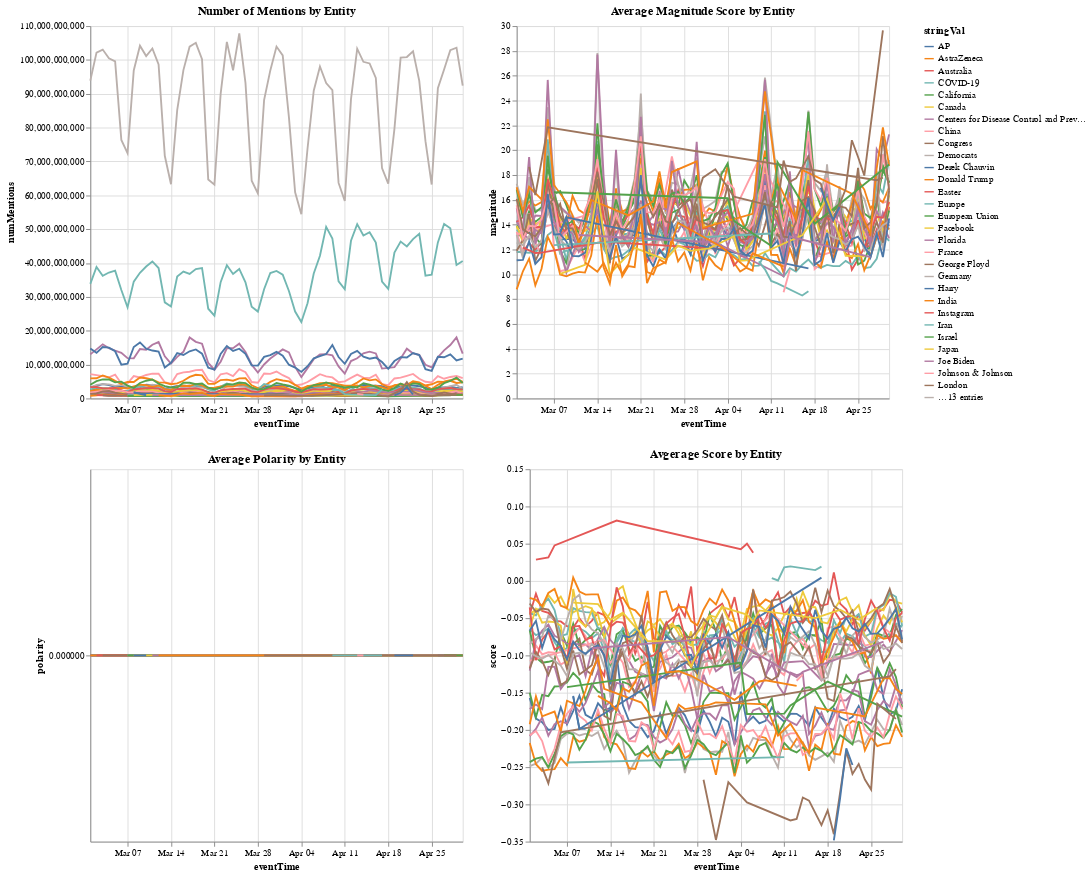

Here is the notebook cell this chart was saved with:
### Code cell
alt.data_transformers.disable_max_rows()

avg_magnitude = alt.Chart(ts_data_top50).mark_line().encode(
    x={"field": "eventTime", 'type': 'temporal'},
    y={'field': 'magnitude', 'type': 'quantitative'},
    tooltip=['eventTime','magnitude', 'stringVal'],
    color='stringVal:N',
).properties(
        title=f"Average Magnitude Score by Entity",
        height=HEIGHT,
        width=WIDTH
    )

num_mentions = alt.Chart(ts_data_top50).mark_line().encode(
    x={"field": "eventTime", 'type': 'temporal'},
    y={'field': 'numMentions', 'type': 'quantitative'},
    tooltip=['eventTime','numMentions', 'stringVal'],
    color='stringVal:N',
).properties(
        title=f"Number of Mentions by Entity",
        height=HEIGHT,
        width=WIDTH
    )

avg_polarity = alt.Chart(ts_data_top50).mark_line().encode(
    x={"field": "eventTime", 'type': 'temporal'},
    y={'field': 'polarity', 'type': 'quantitative'},
    tooltip=['eventTime','polarity', 'stringVal'],
    color='stringVal:N',
).properties(
        title=f"Average Polarity by Entity",
        height=HEIGHT,
        width=WIDTH
    )

avg_score = alt.Chart(ts_data_top50).mark_line().encode(
    x={"field": "eventTime", 'type': 'temporal'},
    y={'field': 'score', 'type': 'quantitative'},
    tooltip=['eventTime','score', 'stringVal'],
    color='stringVal:N',
).properties(
        title=f"Avgerage Score by Entity",
        height=HEIGHT,
        width=WIDTH
    )

alt.vconcat(
    alt.hconcat(num_mentions, avg_magnitude),
    alt.hconcat(avg_polarity, avg_score),
)

### Figure 1 — Vega-Lite specification as saved in the notebook (floating-point values rounded to 4 significant figures; data arrays with more than 128 entries replaced by an {"elided": "..."} marker saying what was removed)
{"config": {"view": {"continuousWidth": 400, "continuousHeight": 300}}, "vconcat": [{"hconcat": [{"mark": "line", "encoding": {"color": {"field": "stringVal", "type": "nominal"}, "tooltip": [{"field": "eventTime", "type": "temporal"}, {"field": "numMentions", "type": "quantitative"}, {"field": "stringVal", "type": "nominal"}], "x": {"field": "eventTime", "type": "temporal"}, "y": {"field": "numMentions", "type": "quantitative"}}, "height": 400, "title": "Number of Mentions by Entity", "width": 400}, {"mark": "line", "encoding": {"color": {"field": "stringVal", "type": "nominal"}, "tooltip": [{"field": "eventTime", "type": "temporal"}, {"field": "magnitude", "type": "quantitative"}, {"field": "stringVal", "type": "nominal"}], "x": {"field": "eventTime", "type": "temporal"}, "y": {"field": "magnitude", "type": "quantitative"}}, "height": 400, "title": "Average Magnitude Score by Entity", "width": 400}]}, {"hconcat": [{"mark": "line", "encoding": {"color": {"field": "stringVal", "type": "nominal"}, "tooltip": [{"field": "eventTime", "type": "temporal"}, {"field": "polarity", "type": "quantitative"}, {"field": "stringVal", "type": "nominal"}], "x": {"field": "eventTime", "type": "temporal"}, "y": {"field": "polarity", "type": "quantitative"}}, "height": 400, "title": "Average Polarity by Entity", "width": 400}, {"mark": "line", "encoding": {"color": {"field": "stringVal", "type": "nominal"}, "tooltip": [{"field": "eventTime", "type": "temporal"}, {"field": "score", "type": "quantitative"}, {"field": "stringVal", "type": "nominal"}], "x": {"field": "eventTime", "type": "temporal"}, "y": {"field": "score", "type": "quantitative"}}, "height": 400, "title": "Avgerage Score by Entity", "width": 400}]}], "data": {"name": "data-9d90e7b268bb021129121e39521a569a"}, "$schema": "https://vega.github.io/schema/vega-lite/v4.17.0.json", "datasets": {"data-9d90e7b268bb021129121e39521a569a": {"elided": "1525 records"}}}
